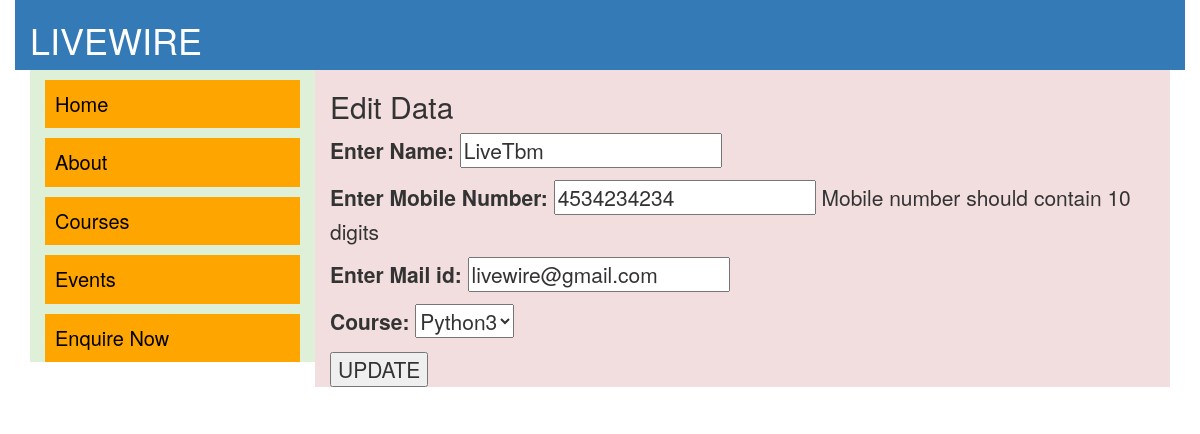
Page /staff/view/edit/2/ on the committed database.
### myapp/models.py (models this page shows)
class Enquiry(models.Model):
    name = models.CharField(max_length=30,verbose_name='Enter Name')
    phone = models.IntegerField(verbose_name='Enter Mobile Number',help_text='Mobile number should contain 10 digits')
    mailid = models.EmailField(verbose_name='Enter Mail id')
    course = models.CharField(max_length=20,choices=[
        ('Java','Java'),
        ('Python','Python3'),
        ('C','C'),
        ('C++','C++'),
        ('Django','Django')
    ],default='Others')

### myapp/views.py (the view)
# urls.py: path('staff/view/edit/<id>/',editPage),
def editPage(request,id):
    data = get_object_or_404(Enquiry,pk=id)
    form = EnquiryForm(request.POST or None,instance=data)
    if form.is_valid():
        form.save()
        return redirect('/staff/view')
    return render(request,'edit.html',{'data':form})

### myapp/forms.py
class EnquiryForm(forms.ModelForm):
    class Meta:
        model = Enquiry
        fields = "__all__"

### templates/edit.html (shortened to what this page needs)
{%extends 'home.html'%}
{%block a%}
    <h2>Edit Data</h2>
    <form method="post">
        {{data.as_p}}
        <input type="submit"value="UPDATE">
    </form>
{%endblock%}

### rows in the picture
Enquiry: name "LiveTbm", phone "4534234234", mailid "livewire@gmail.com", course "Python3"
